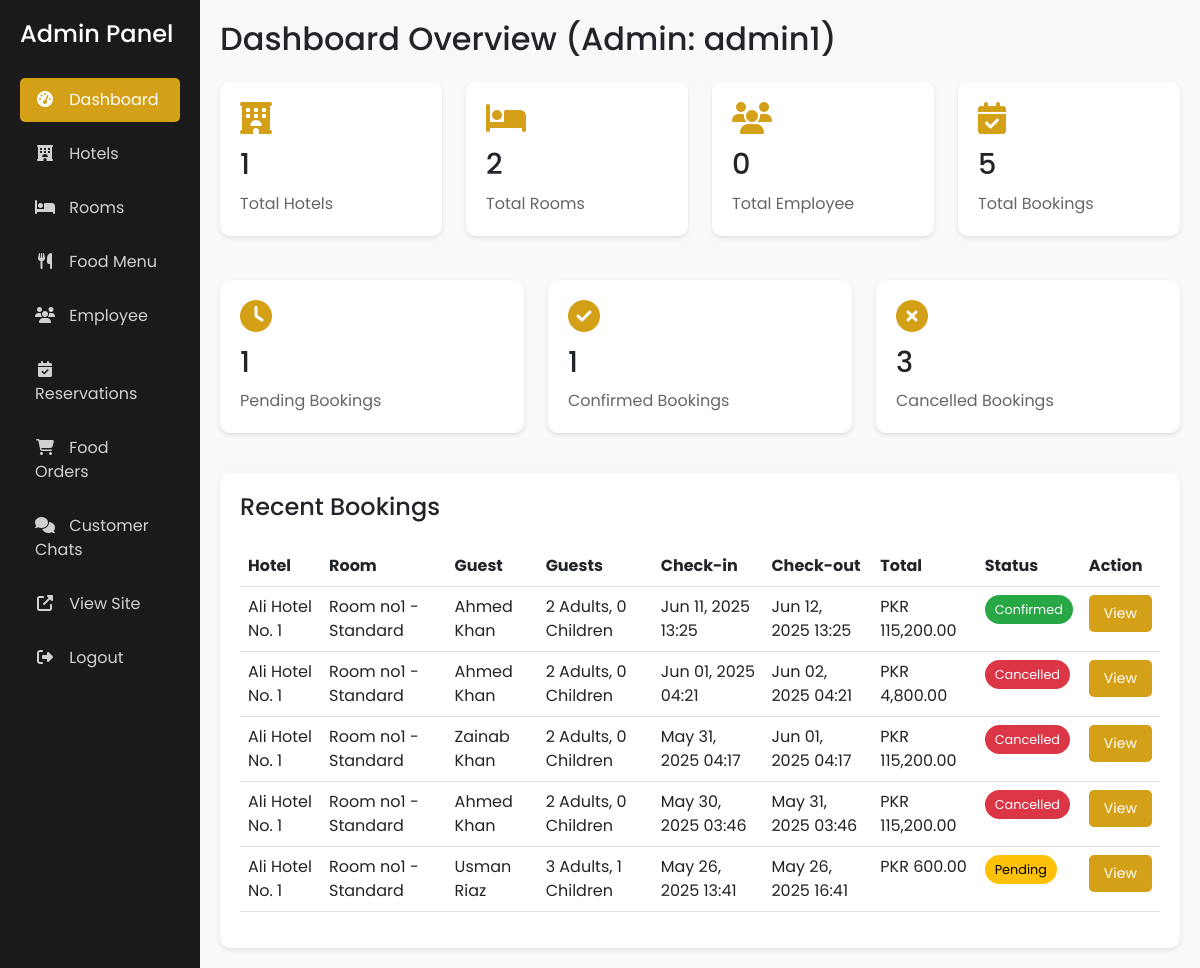
/admin/dashboard.php (signed in), run on an earlier commit of the app's database.
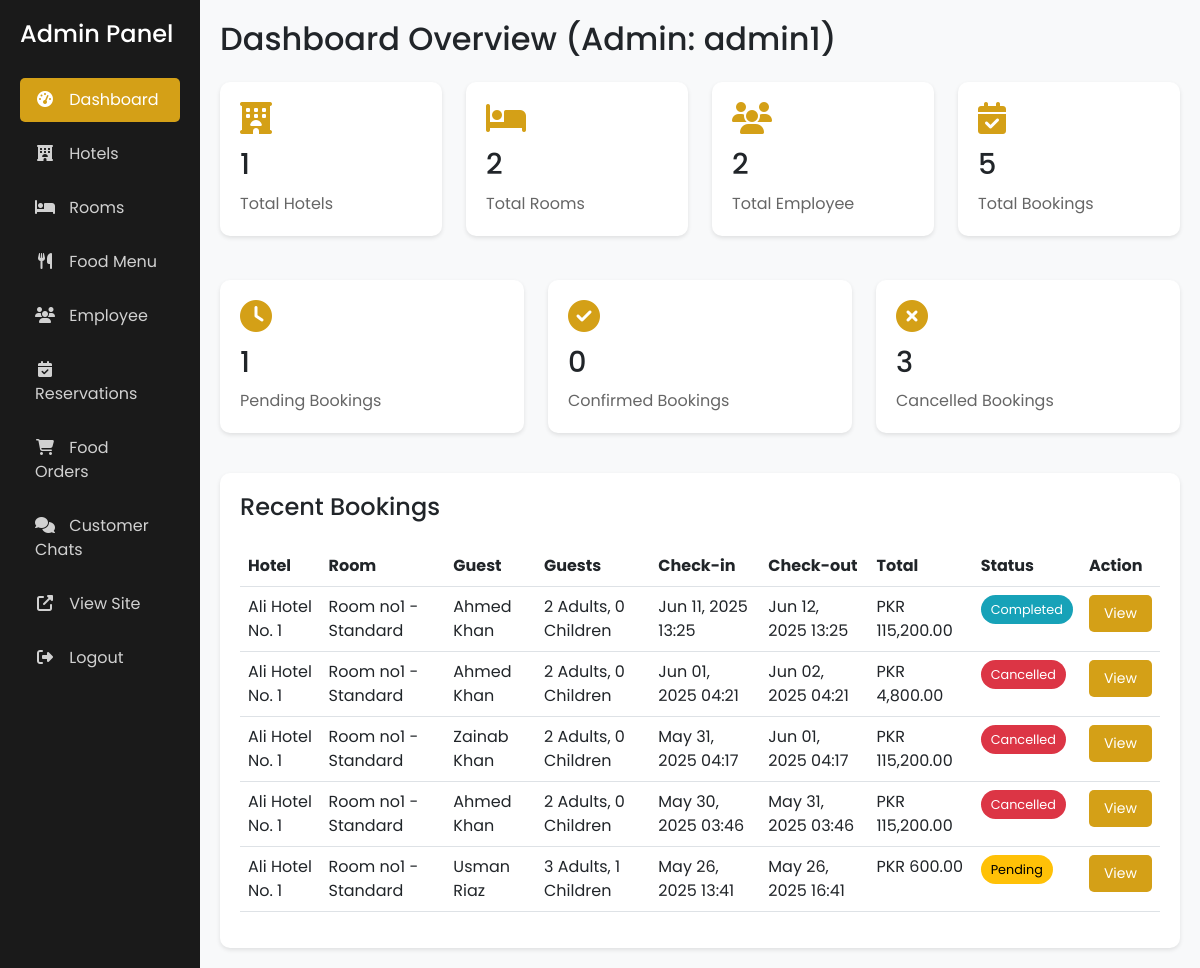
And on a later commit of the database.
### tables this page shows
CREATE TABLE `bookings` (
  `id` int(11) NOT NULL,
  `user_id` int(11) NOT NULL,
  `hotel_id` int(11) NOT NULL,
  `room_id` int(11) NOT NULL,
  `check_in_date` datetime NOT NULL,
  `check_out_date` datetime NOT NULL,
  `adults` int(11) NOT NULL,
  `children` int(11) NOT NULL,
  `total_price` decimal(10,2) NOT NULL,
  `booking_status` enum('pending','confirmed','cancelled','completed') DEFAULT 'pending',
  `created_at` timestamp NOT NULL DEFAULT current_timestamp(),
  `status` varchar(20) DEFAULT 'pending',
  `check_in` datetime DEFAULT NULL,
  `check_out` datetime DEFAULT NULL
);

CREATE TABLE `hotels` (
  `id` int(11) NOT NULL,
  `name` varchar(100) NOT NULL,
  `description` text DEFAULT NULL,
  `address` text NOT NULL,
  `city` varchar(50) NOT NULL,
  `phone` varchar(20) DEFAULT NULL,
  `email` varchar(100) DEFAULT NULL,
  `website` varchar(100) DEFAULT NULL,
  `image_url` varchar(255) DEFAULT NULL,
  `created_at` timestamp NOT NULL DEFAULT current_timestamp(),
  `updated_at` timestamp NOT NULL DEFAULT current_timestamp() ON UPDATE current_timestamp(),
  `vendor_id` int(11) NOT NULL,
  `average_rating` decimal(3,2) DEFAULT NULL COMMENT 'Stores the average rating (1.00-5.00) for the hotel'
);

CREATE TABLE `rooms` (   
  `id` int(11) NOT NULL,
  `hotel_id` int(11) NOT NULL,
  `room_type` enum('standard','deluxe','suite','presidential_suite') NOT NULL,
  `description` text DEFAULT NULL,
  `price_per_hour` decimal(10,2) NOT NULL,
  `capacity` int(11) NOT NULL,
  `image_url` varchar(255) DEFAULT NULL,
  `amenities` text DEFAULT NULL,
  `status` enum('available','not available','maintenance') DEFAULT 'available',
  `created_at` timestamp NOT NULL DEFAULT current_timestamp(),
  `updated_at` timestamp NOT NULL DEFAULT current_timestamp() ON UPDATE current_timestamp()
);

CREATE TABLE `users` (
  `id` int(11) NOT NULL,
  `username` varchar(50) NOT NULL,
  `email` varchar(100) NOT NULL,
  `password` varchar(255) NOT NULL,
  `role` enum('admin','user') DEFAULT 'user',
  `status` enum('active','inactive','suspended') NOT NULL DEFAULT 'active',
  `created_at` timestamp NOT NULL DEFAULT current_timestamp(),
  `first_name` varchar(50) NOT NULL,
  `last_name` varchar(50) NOT NULL,
  `phone` varchar(20) DEFAULT NULL,
  `address` text DEFAULT NULL,
  `profile_image` varchar(255) DEFAULT NULL,
  `vendor_id` int(11) NOT NULL DEFAULT 0
);

### admin/dashboard.php (the view, shortened to what the changed rows need)
<?php
require_once '../includes/session.php';
$stats = array();
$user_id = $_SESSION['user_id'];
$stmt = mysqli_prepare($conn, "SELECT COUNT(*) as total FROM hotels WHERE vendor_id = ?");
mysqli_stmt_bind_param($stmt, "i", $user_id);
mysqli_stmt_execute($stmt);
$result = mysqli_stmt_get_result($stmt);
if ($result) {
    $stats['hotels'] = mysqli_fetch_assoc($result)['total'] ?? 0;
} else {
    $stats['hotels'] = 0;
    error_log("Error fetching total hotels: " . mysqli_error($conn));
}
$stmt = mysqli_prepare($conn, "SELECT COUNT(*) as total FROM rooms r JOIN hotels h ON r.hotel_id = h.id WHERE h.vendor_id = ?");
mysqli_stmt_bind_param($stmt, "i", $user_id);
mysqli_stmt_execute($stmt);
$result = mysqli_stmt_get_result($stmt);
if ($result) {
    $stats['rooms'] = mysqli_fetch_assoc($result)['total'] ?? 0;
} else {
    $stats['rooms'] = 0;
    error_log("Error fetching total rooms: " . mysqli_error($conn));
}
$stmt = mysqli_prepare($conn, "SELECT COUNT(*) as total FROM users WHERE role != 'admin' AND vendor_id = ?");
mysqli_stmt_bind_param($stmt, "i", $user_id);
mysqli_stmt_execute($stmt);
$result = mysqli_stmt_get_result($stmt);
if ($result) {
    $stats['users'] = mysqli_fetch_assoc($result)['total'] ?? 0;
} else {
    $stats['users'] = 0;
    error_log("Error fetching total users: " . mysqli_error($conn));
}
$stmt = mysqli_prepare($conn, "SELECT COUNT(*) as total FROM bookings b JOIN hotels h ON b.hotel_id = h.id WHERE h.vendor_id = ?");
mysqli_stmt_bind_param($stmt, "i", $user_id);
mysqli_stmt_execute($stmt);
$result = mysqli_stmt_get_result($stmt);
if ($result) {
    $stats['bookings'] = mysqli_fetch_assoc($result)['total'] ?? 0;
} else {
    $stats['bookings'] = 0;
    error_log("Error fetching total bookings: " . mysqli_error($conn));
}
$stmt = mysqli_prepare($conn, "SELECT COUNT(*) as total FROM bookings b JOIN hotels h ON b.hotel_id = h.id WHERE h.vendor_id = ? AND b.booking_status = 'pending'");
mysqli_stmt_bind_param($stmt, "i", $user_id);
mysqli_stmt_execute($stmt);
$result = mysqli_stmt_get_result($stmt);
if ($result) {
    $stats['pending_bookings'] = mysqli_fetch_assoc($result)['total'] ?? 0;
} else {
    $stats['pending_bookings'] = 0;
    error_log("Error fetching pending bookings: " . mysqli_error($conn));
}
$stmt = mysqli_prepare($conn, "SELECT COUNT(*) as total FROM bookings b JOIN hotels h ON b.hotel_id = h.id WHERE h.vendor_id = ? AND b.booking_status = 'confirmed'");
mysqli_stmt_bind_param($stmt, "i", $user_id);
mysqli_stmt_execute($stmt);
$result = mysqli_stmt_get_result($stmt);
if ($result) {
    $stats['confirmed_bookings'] = mysqli_fetch_assoc($result)['total'] ?? 0;
} else {
    $stats['confirmed_bookings'] = 0;
    error_log("Error fetching confirmed bookings: " . mysqli_error($conn));
}
$stmt = mysqli_prepare($conn, "SELECT COUNT(*) as total FROM bookings b JOIN hotels h ON b.hotel_id = h.id WHERE h.vendor_id = ? AND b.booking_status = 'cancelled'");
mysqli_stmt_bind_param($stmt, "i", $user_id);
mysqli_stmt_execute($stmt);
$result = mysqli_stmt_get_result($stmt);
if ($result) {
    $stats['cancelled_bookings'] = mysqli_fetch_assoc($result)['total'] ?? 0;
} else {
    $stats['cancelled_bookings'] = 0;
    error_log("Error fetching cancelled bookings: " . mysqli_error($conn));
}
$stmt = mysqli_prepare($conn, "
    SELECT b.*, r.id as room_id, r.room_type, h.name as hotel_name, u.first_name, u.last_name, b.booking_status
    FROM bookings b
    JOIN rooms r ON b.room_id = r.id
    JOIN hotels h ON b.hotel_id = h.id
    JOIN users u ON b.user_id = u.id
    WHERE h.vendor_id = ?
    ORDER BY b.created_at DESC
    LIMIT 5
");
mysqli_stmt_bind_param($stmt, "i", $user_id);
mysqli_stmt_execute($stmt);
$recent_bookings = mysqli_stmt_get_result($stmt) ?: [];
?>
<!DOCTYPE html>
<html lang="en">
<head>
    <link href="https://cdn.jsdelivr.net/npm/bootstrap@5.3.0/dist/css/bootstrap.min.css" rel="stylesheet">
    <link rel="stylesheet" href="https://cdnjs.cloudflare.com/ajax/libs/font-awesome/6.4.2/css/all.min.css">
</head>
<body>
    <div class="container-fluid">
        <div class="row">
            <div class="col-md-9 col-lg-10 main-content">
                <h2 class="mb-4">Dashboard Overview (Admin: <?php echo htmlspecialchars($_SESSION['username']); ?>)</h2>
                <div class="row">
                    <div class="col-md-3">
                        <div class="stat-card">
                            <i class="fas fa-users"></i>
                            <h3><?php echo htmlspecialchars($stats['users']); ?></h3>
                            <p>Total Employee</p>
                        </div>
                    </div>
                </div>
                <div class="row mt-4">
                    <div class="col-md-4">
                        <div class="stat-card">
                            <i class="fas fa-check-circle"></i>
                            <h3><?php echo htmlspecialchars($stats['confirmed_bookings']); ?></h3>
                            <p>Confirmed Bookings</p>
                        </div>
                    </div>
                </div>
                <div class="recent-bookings">
                    <div class="table-responsive">
                        <table class="table">
                            <thead>
                                <tr>
                                    <th>Hotel</th>
                                    <th>Room</th>
                                    <th>Guest</th>
                                    <th>Guests</th>
                                    <th>Check-in</th>
                                    <th>Check-out</th>
                                    <th>Total</th>
                                    <th>Status</th>
                                    <th>Action</th>
                                </tr>
                            </thead>
                            <tbody>
                                <?php if (mysqli_num_rows($recent_bookings) > 0): ?>
                                    <?php while ($booking = mysqli_fetch_assoc($recent_bookings)): ?>
                                        <tr>
                                            <td><?php echo htmlspecialchars($booking['hotel_name']); ?></td>
                                            <td><?php echo htmlspecialchars('Room no' . $booking['room_id'] . ' - ' . ucfirst($booking['room_type'])); ?></td>
                                            <td><?php echo htmlspecialchars($booking['first_name'] . ' ' . $booking['last_name']); ?></td>
                                            <td><?php echo htmlspecialchars($booking['adults']) . ' Adults, ' . htmlspecialchars($booking['children']) . ' Children'; ?></td>
                                            <td><?php echo date('M d, Y H:i', strtotime($booking['check_in_date'])); ?></td>
                                            <td><?php echo date('M d, Y H:i', strtotime($booking['check_out_date'])); ?></td>
                                            <td>PKR <?php echo number_format($booking['total_price'], 2); ?></td>
                                            <td>
                                                <span class="status-badge status-<?php echo htmlspecialchars($booking['booking_status']); ?>">
                                                    <?php echo htmlspecialchars(ucfirst($booking['booking_status'])); ?>
                                                </span>
                                            </td>
                                            <td>
                                                <a href="reservations.php?user_id=<?php echo htmlspecialchars($booking['user_id']); ?>" class="btn btn-custom btn-sm">View</a>
                                            </td>
                                        </tr>
                                    <?php endwhile; ?>
                                <?php else: ?>
                                    <tr>
                                        <td colspan="9" class="text-center">No recent bookings found.</td>
                                    </tr>
                                <?php endif; ?>
                            </tbody>
                        </table>
                    </div>
                </div>
            </div>
        </div>
    </div>
</body>
</html>

What changed in the data, as far as the page shows it:
changed bookings: booking_status "Confirmed" → "Completed"
Also different on the page:
$stats['users']: "0" → "2"
$stats['confirmed_bookings']: "1" → "0"
